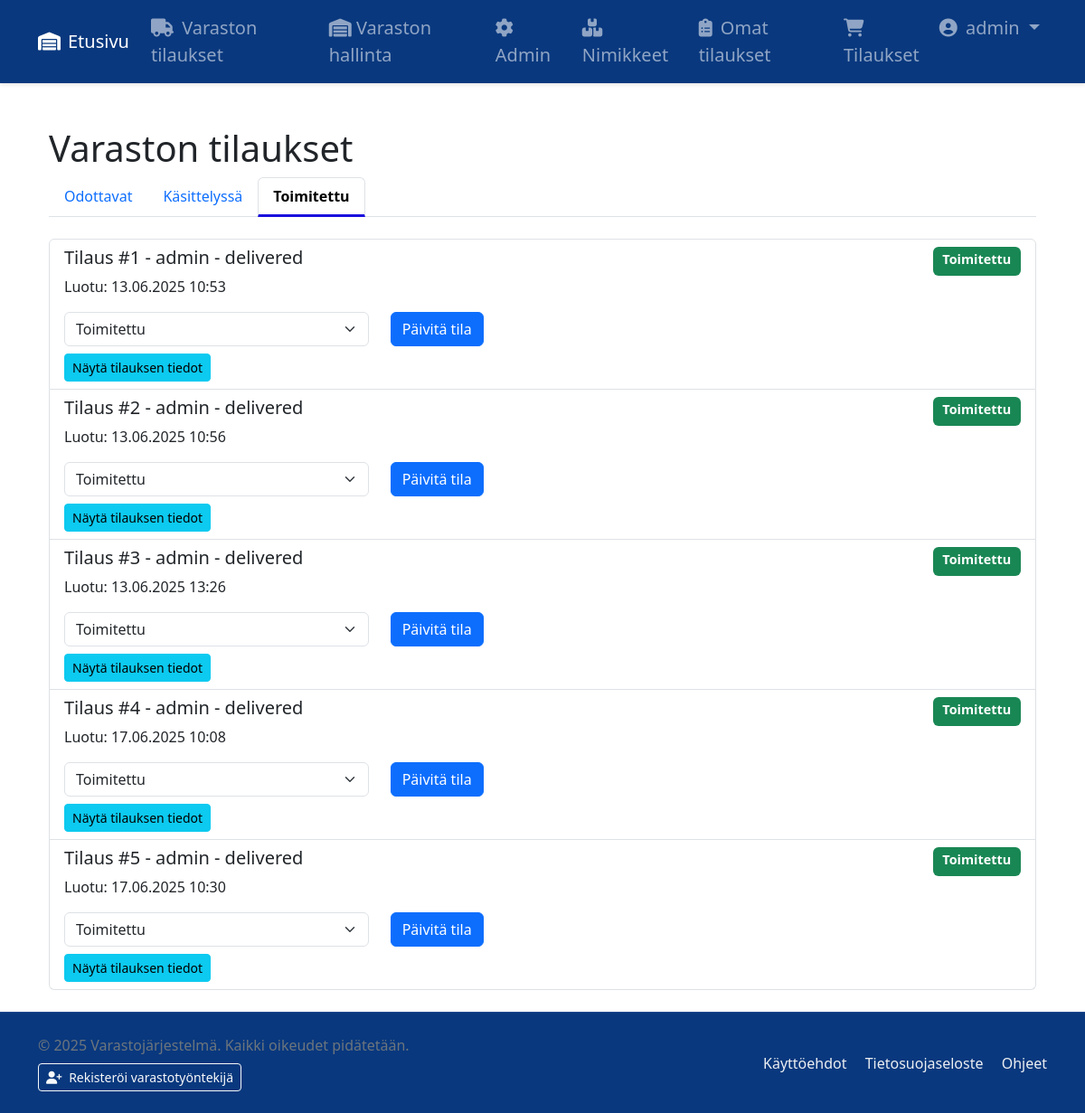
Screenshot of /warehouse/orders/?status=delivered (signed in) with the database file from the repository.
### stock/models.py (models this page shows, shortened)
class Order(models.Model):
    STATUS_CHOICES = [
        ('pending', 'Odottaa'),
        ('processing', 'Käsitelyssä'),
        ('delivered', 'Toimitettu'),
    ]
    user = models.ForeignKey(User, on_delete=models.CASCADE)
    cart = models.OneToOneField(Cart, on_delete=models.CASCADE)
    status = models.CharField(max_length=20, choices=STATUS_CHOICES, default='pending')
    created_at = models.DateTimeField(auto_now_add=True)
    updated_at = models.DateTimeField(auto_now=True)
    comment = models.TextField(blank=True)

### stock/views.py (the view)
# urls.py: path('warehouse/orders/', views.warehouse_orders, name='warehouse_orders'),
@login_required
@user_passes_test(lambda u: u.is_superuser or is_warehouse_staff(u))
def warehouse_orders(request):
    status = request.GET.get('status', 'pending')
    orders = Order.objects.filter(status=status).order_by('created_at').select_related('user')
    if request.method == 'POST':
        order_id = request.POST.get('order_id')
        order = get_object_or_404(Order, id=order_id)
        old_status = order.status
        new_status = request.POST.get('status')
        if new_status in dict(Order.STATUS_CHOICES).keys():
            order.status = new_status
            order.save()
        form = OrderStatusForm(request.POST, instance=order)
        if form.is_valid():
            order = form.save()
            if old_status != order.status:
                order.send_status_notification()
                if order.status == 'ready':
                    order.send_ready_notification()
            messages.success(request, "Tilauksen tila päivitetty")
            return redirect('warehouse_orders')
    else:
        form = OrderStatusForm()
    return render(request, 'warehouse_orders.html', {
        'orders': orders,
        'current_status': status,
        'form': form,
    })

### stock/forms.py
class OrderStatusForm(forms.ModelForm):
    class Meta:
        model = Order
        fields = ['status', 'comment']
        labels = {
            'status': 'Tila',
            'comment': 'Päivitys',
        }

### stock/context_processors.py (called while the page is built)
def user_groups(request):
    return {
        'is_warehouse_staff': request.user.groups.filter(name__iexact='Warehouse Staff').exists()
    }

### stock/views.py (called while the page is built)
def cart_context(request):
    if request.user.is_authenticated:
        cart_items_count = CartItem.objects.filter(
            cart__user=request.user,
            cart__is_ordered=False
        ).count()
        return {'cart_items_count': cart_items_count}
    return {}

### stock/templates/warehouse_orders.html (shortened to what this page needs)
{% extends "base.html" %}
{% block content %}
<div class="container mt-4">
    <h1>Varaston tilaukset</h1>
    <ul class="nav nav-tabs mb-4">
        <li class="nav-item">
            <a class="nav-link {% if current_status == 'pending' %}active{% endif %} nav-link-custom"
               href="{% url 'warehouse_orders' %}?status=pending">
                Odottavat
            </a>
        </li>
        <li class="nav-item">
            <a class="nav-link {% if current_status == 'processing' %}active{% endif %} nav-link-custom"
               href="{% url 'warehouse_orders' %}?status=processing">
                Käsittelyssä
            </a>
        </li>
        <li class="nav-item">
            <a class="nav-link {% if current_status == 'delivered' %}active{% endif %} nav-link-custom"
               href="{% url 'warehouse_orders' %}?status=delivered">
                Toimitettu
            </a>
        </li>
    </ul>
    <div class="list-group">
        {% for order in orders %}
        <div class="list-group-item">
            <div class="d-flex justify-content-between">
                <h5>Tilaus #{{ order.id }} - {{ order.user.username }} - {{ order.status }}</h5>
                <span class="badge bg-{% if order.status == 'pending' %}warning{% elif order.status == 'processing' %}info{% else %}success{% endif %}">
                    {{ order.get_status_display }}
                </span>
            </div>
            <p>Luotu: {{ order.created_at|date:"d.m.Y H:i" }}</p>
            <form method="post" class="mt-3">
                <div class="row align-items-center">
                    <div class="col-md-4">
                        <select name="status" class="form-select">
                            {% for value, label in order.STATUS_CHOICES %}
                            <option value="{{ value }}" {% if order.status == value %}selected{% endif %}>
                                {{ label }}
                            </option>
                            {% endfor %}
                        </select>
                    </div>
                    <div class="col-md-4">
                        <button type="submit" class="btn btn-primary">Päivitä tila</button>
                    </div>
                </div>
            </form>
            <a href="{% url 'order_detail' order.id %}" class="btn btn-sm btn-info mt-2">Näytä tilauksen tiedot</a>
        </div>
        {% empty %}
        <div class="alert alert-info">Ei tilauksia tässä tilassa</div>
        {% endfor %}
    </div>
</div>
{% endblock %}

### stock/templates/base.html (shortened to what this page needs)
{% load static %}
<!DOCTYPE html>
<html lang="fi">
<head>
    <link rel="stylesheet" href="{% static 'stock/bootstrap.css' %}">
    <link rel="stylesheet" href="https://cdnjs.cloudflare.com/ajax/libs/font-awesome/6.4.0/css/all.min.css">
    <link rel="stylesheet" href="{% static 'stock/styles.css' %}">
</head>
<body>
    <nav class="navbar navbar-expand-lg navbar-dark navbar-custom">
        <div class="container">
            <a class="navbar-brand" href="{% url 'home' %}">
                <i class="fas fa-warehouse me-2"></i>Etusivu
            </a>
            <div class="collapse navbar-collapse" id="navbarNav">
                <ul class="navbar-nav me-auto">
                    {% if user.is_staff and user.is_superuser %}
                    <li class="nav-item">
                        <a class="nav-link" href="{% url 'warehouse_orders' %}">
                            <i class="fas fa-truck me-1"></i> <div class='menutext'>Varaston tilaukset</div>
                        </a>
                    </li>
                    <li class="nav-item">
                        <a class="nav-link" href="{% url 'manage_stock' %}">
                            <i class="fas fa-thin fa-warehouse"></i> <div class='menutext'>Varaston hallinta</div>
                        </a>
                    </li>
                    <li class="nav-item">
                        <a class="nav-link" href="{% url 'admin:index' %}">
                            <i class="fas fa-cog me-1"></i> <div class='menutext'>Admin</div>
                        </a>
                    </li>
                    {% endif %}
                    <li class="nav-item">
                        <a class="nav-link" href="{% url 'stock_list' %}">
                            <i class="fas fa-boxes me-1"></i> <div class='menutext'>Nimikkeet</div>
                        </a>
                    </li>
                    {% if user.is_authenticated %}
                    <li class="nav-item">
                        <a class="nav-link" href="{% url 'order_list' %}">
                            <i class="fas fa-clipboard-list me-1"></i> <div class='menutext'>Omat tilaukset</div>
                        </a>
                    </li>
                    {% endif %}
                </ul>
                <ul class="navbar-nav">
                    {% if user.is_authenticated %}
                    <li class="nav-item">
                        <a class="nav-link position-relative" href="{% url 'cart_view' %}">
                            <i class="fas fa-shopping-cart me-1"></i> <div class='menutext'>Tilaukset</div>
                        </a>
                    </li>
                    <li class="nav-item dropdown">
                        <a class="nav-link dropdown-toggle" href="#" id="userDropdown" role="button" data-bs-toggle="dropdown">
                            <i class="fas fa-user-circle me-1"></i> {{ user.username }}
                        </a>
                    </li>
                    {% else %}
                    <li class="nav-item">
                        <a class="nav-link" href="{% url 'login' %}?next={{ request.path }}">
                            <i class="fas fa-sign-in-alt me-1"></i> Kirjaudu sisään
                        </a>
                    </li>
                    {% endif %}
                </ul>
            </div>
        </div>
    </nav>
    <main class="container my-4">
        {% block content %}{% endblock %}
    </main>
    <footer class="py-4">
        <div class="container">
            <div class="row align-items-center">
                <div class="col-md-6 text-center text-md-start mb-3 mb-md-0">
                    <p class="mb-0 text-secondary">&copy; 2025 Varastojärjestelmä. Kaikki oikeudet pidätetään.</p>
                    {% if user.is_staff and user.is_superuser %}
                    <div class="mt-2">
                        <a href="{% url 'register_warehouse_staff' %}" class="btn btn-sm btn-outline-light">
                            <i class="fas fa-user-plus me-1"></i> Rekisteröi varastotyöntekijä
                        </a>
                    </div>
                    {% endif %}
                </div>
                <div class="col-md-6 text-center text-md-end footer-links">
                    <a href="#" class="me-3">Käyttöehdot</a>
                    <a href="#" class="me-3">Tietosuojaseloste</a>
                    <a href="#">Ohjeet</a>
                </div>
            </div>
        </div>
    </footer>
</body>
</html>

### stock/static/stock/styles.css (style rules this page uses)
body { display: flex; flex-direction: column; min-height: 100vh; }
main { flex: 1; }
.badge { font-size: 0.9em; padding: 0.5em 0.75em; }
footer a { text-decoration: none; transition: color 0.3s; }
@media (min-width: 850px) { .menutext { display: none; } }
@media (min-width: 1000px) { .menutext { display: inline; } }

### stock/templates/warehouse_orders.html (style rules this page uses)
.nav-tabs .nav-link.active { font-weight: bold; border-bottom: 3px solid #1a0fdd; }

### stock/templates/base.html (style rules this page uses)
.navbar-custom { background-color:rgb(9, 56, 126) !important; box-shadow: 0 2px 4px rgba(0,0,0,0.1); font-size:20px; }
footer { background-color:rgb(9, 56, 126) !important; border-top: 1px solid rgba(255,255,255,0.1); }
.footer-links a { color:rgb(236, 239, 242); text-decoration: none; transition: color 0.3s; }

### rows the page displays
Order: id "1", user.username "admin", status "delivered", status "Toimitettu", created_at "13.06.2025 10:53"
Order: id "2", user.username "admin", status "delivered", status "Toimitettu", created_at "13.06.2025 10:56"
Order: id "3", user.username "admin", status "delivered", status "Toimitettu", created_at "13.06.2025 13:26"
Order: id "4", user.username "admin", status "delivered", status "Toimitettu", created_at "17.06.2025 10:08"
Order: id "5", user.username "admin", status "delivered", status "Toimitettu", created_at "17.06.2025 10:30"

### other values shown
{{ user.username }} "admin"
